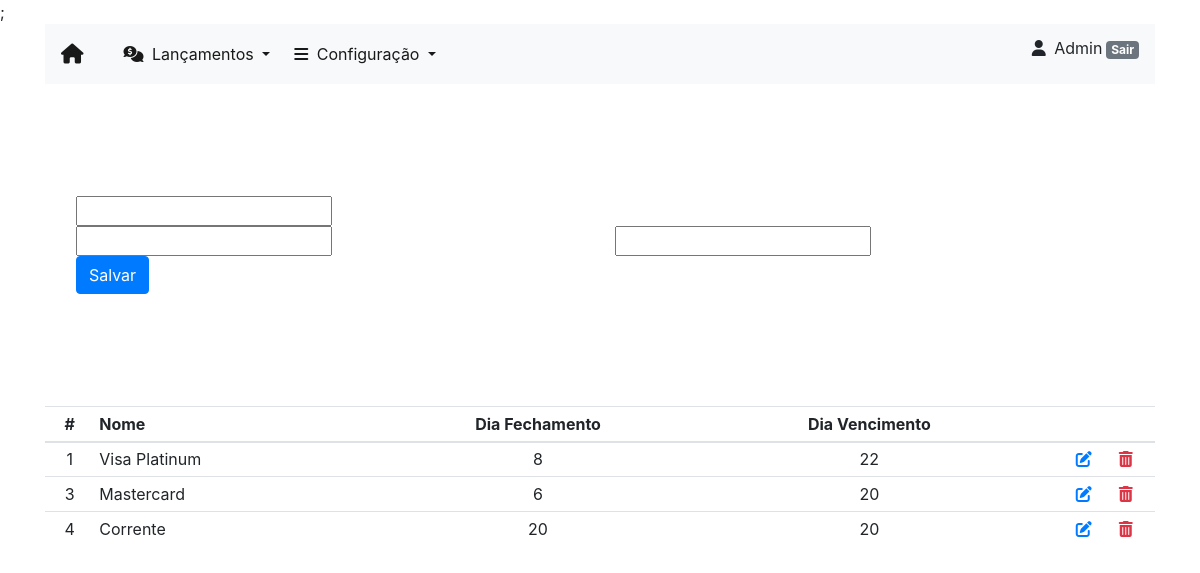
Before: /contas/conta/ (signed in) with the older database file.
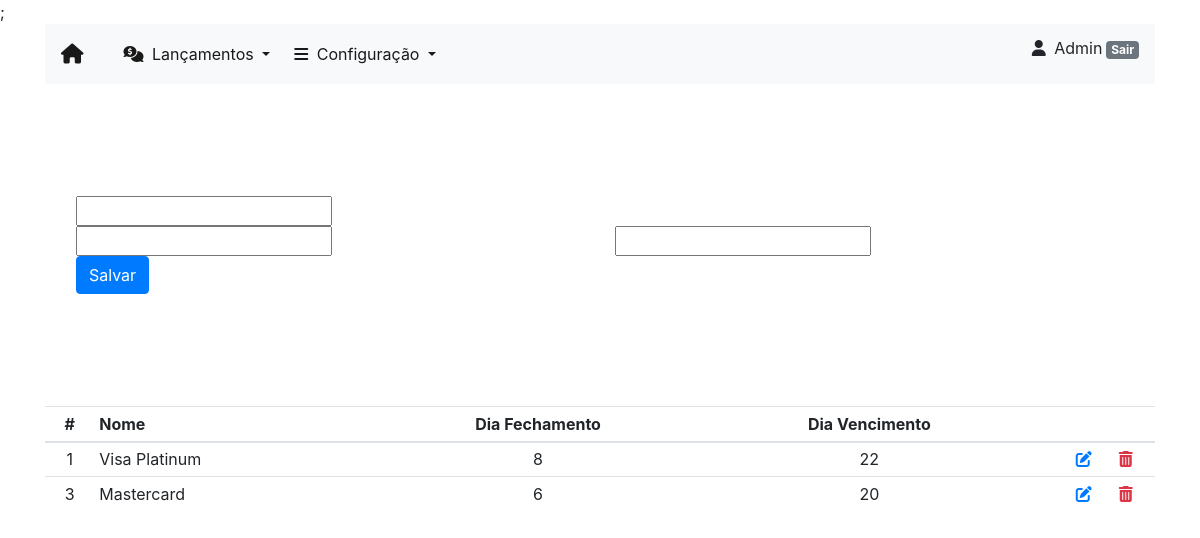
After: the same page with the newer database file.
### contas/models.py (models this page shows, shortened)
class Conta(models.Model):
    nome = models.CharField(max_length=30)
    dia_fechamento = models.IntegerField()
    dia_vencimento = models.IntegerField()

### contas/views.py (the view)
# urls.py: path('conta/', conta_new, name='conta_new'),
@login_required
def conta_new(request):
    form = ContaForm(request.POST or None)
    relatorio = Conta.objects.all().order_by('id')
    button = 'Salvar'
    if form.is_valid():
        form.save()
        return redirect('conta_new')
    return render(request, 'new_conta.html', {'form': form, 'relatorio': relatorio, 'nome_botao': button})

### contas/forms.py
class ContaForm(forms.ModelForm):
    class Meta:
        model = Conta
        fields = ['nome', 'dia_fechamento', 'dia_vencimento']

### contas/templates/new_conta.html (shortened to what this page needs)
{% extends 'base.html' %}
{% load bootstrap %}
{% block main %}
    <div class="jumbotron jumbotron-fluid bg-transparent">
        <form method="POST" enctype="multipart/form-data">
            <div class="row justify-content-center mx-3">
                <div class="col">
                    {{ form.nome|bootstrap }}
                    <div class="row">
                        <div class="col">{{ form.dia_fechamento|bootstrap }}</div>
                        <div class="col">{{ form.dia_vencimento|bootstrap }}</div>
                    </div>
                    <button type="submit" class="btn btn-primary">{{ nome_botao }}</button>
                </div>
            </div>
        </form>
    </div>
    <div class="row justify-content-center">
        <div class="col">
            <table class="table table-sm mt-3">
                <thead>
                <tr>
                    <th class="text-center">#</th>
                    <th class="text-left">Nome</th>
                    <th class="text-center">Dia Fechamento</th>
                    <th class="text-center">Dia Vencimento</th>
                    <th></th>
                    <th></th>
                </tr>
                </thead>
                <tbody>
                {% for item in relatorio %}
                <tr>
                    <td class="text-center">{{ item.id }}</td>
                    <td class="text-left">{{ item.nome }}</td>
                    <td class="text-center">{{ item.dia_fechamento }}</td>
                    <td class="text-center">{{ item.dia_vencimento }}</td>
                    <td class="text-right"><a href="{% url 'conta_update' item.id %}" class="text-primary"><i class="fas fa-edit"></i></a></td>
                    <td class="text-center"><a href="{% url 'delete_conta' item.id %}" class="confirm-delete text-danger" title="Delete" data-toggle="modal" data-target="#confirmDeleteModal" id="deleteButton{{item.id}}"><i class="fas fa-trash-alt"></i></a></td>
                </tr>
                {% endfor %}
                </tbody>
            </table>
        </div>
    </div>
{% endblock %}

### templates/base.html (shortened to what this page needs)
{% load static %}
<!DOCTYPE html>
<html lang="pt-br">
<head>
    <link rel="stylesheet" href="https://stackpath.bootstrapcdn.com/bootstrap/4.4.1/css/bootstrap.min.css">
    <link rel="stylesheet" href="{% static 'css/sticky-footer.css' %}">
    <link rel="stylesheet" href="{% static 'css/style.css' %}">
</head>
<body>
    <header class="container">
        <nav class="navbar navbar-expand-lg navbar-light bg-light mb-5">
            <a class="navbar-brand mr-4" href="{% url 'index' %}">
                <i class="fas fa-home"></i>
            </a>
            <div class="collapse navbar-collapse" id="navbarNavDropdown">
                <ul class="navbar-nav">
                    <li class="nav-item dropdown ml-2">
                        <a class="nav-link active dropdown-toggle" href="#" id="navbarDropdownMenuLink" role="button" data-toggle="dropdown" aria-haspopup="true" aria-expanded="false">
                            <i class="fas fa-comments-dollar mr-1"></i> Lançamentos
                        </a>
                    </li>
                    <li class="nav-item dropdown ml-2">
                        <a class="nav-link active dropdown-toggle" href="#" id="navbarDropdownMenuLink" role="button" data-toggle="dropdown" aria-haspopup="true" aria-expanded="false">
                            <i class="fas fa-bars mr-1"></i> Configuração
                        </a>
                    </li>
                </ul>
            </div>
            {% if user.is_authenticated %}
            <p class="desktop text-capitalize text-right mt-1"><i class="fas fa-user mr-1"></i> {{ user.username }}<a class="badge badge-secondary ml-1" href="{% url 'logout' %}">Sair</a></p>
            {% else %}
            <a class="desktop btn btn-secondary ml-1" href="{% url 'login' %}">Login</a>
            {% endif %}
        </nav>
    </header>
    <div class="container">
            {% block main %}{% endblock %}
    </div>
</body>
</html>

### static/css/style.css (style rules this page uses)
@media only screen and (min-width: 500px) { .desktop { display: inline !important; } }

Changed rows visible on the page:
removed Conta: id "4", nome "Corrente", dia_fechamento "20", dia_vencimento "20"
